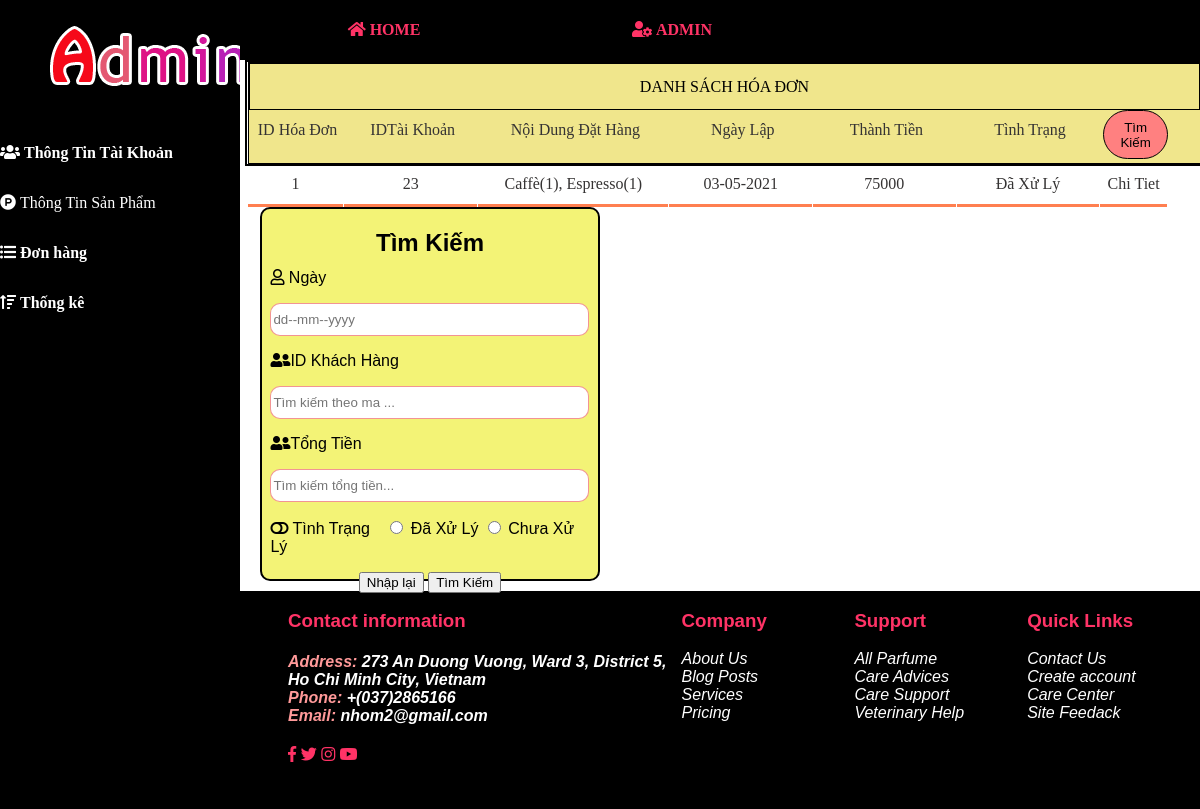
Screenshot of /Admin/index.php?act=ttdh&nut=tim with the database file from the repository.
### tables this page shows
CREATE TABLE `hoadon` (
  `idhd` int(10) NOT NULL,
  `matk` int(10) NOT NULL,
  `noidungdathang` varchar(255) NOT NULL,
  `ngaylap` varchar(100) NOT NULL,
  `thanhtien` varchar(100) NOT NULL,
  `tinhtrang` varchar(2) NOT NULL
);

### Admin/order/donhang.php (the view, shortened to what this page needs)
<link rel="stylesheet" href="indexcss.css">
<?php
$conn=mysqli_connect("localhost","root","","trasua");
$sql="select * from hoadon";
$result=mysqli_query($conn,$sql);
echo "<div style='border: #000 2px solid;margin-left:5px'>
<div class='table1'><div style='height: 45px;text-align:center;line-height:45px;border: #000 1px solid;'>DANH SÁCH HÓA ĐƠN</div>
<div class='table_dep2'style='height:50px;width:10%'>ID Hóa Đơn</div>
<div class='table_dep1'style='height:50px;width:14%'>IDTài Khoản</div>
<div class='table_dep2'style='height:50px;width:20%'>Nội Dung Đặt Hàng</div>
<div class='table_dep2'style='height:50px;width:15%'>Ngày Lập</div>
<div class='table_dep3'style='height:50px;width:15%'>Thành Tiền</div>
<div class='table_dep3'style='height:50px;width:15%'>Tình Trạng</div>
<div class='table_dep3'style='height:50px;width:7%'><a href='index.php?act=ttdh&nut=tim'><button> Tìm Kiếm</button></a></div>
</div>";
while ($row = mysqli_fetch_array($result)) {
    echo "<div class='table_dep1'style='height:40px;width:10%;border-bottom-style: solid;border-bottom-color: coral;'>".$row[0]."</div>";
   echo "<div class='table_dep1'style='height:40px;width:14%;border-bottom-style: solid;border-bottom-color: coral;'>".$row[1]."</div>";
   echo "<div class='table_dep1'style='height:40px;width:20%;border-bottom-style: solid;border-bottom-color: coral;'>".$row[2]."</div>";
   echo "<div class='table_dep2'style='height:40px;width:15%;border-bottom-style: solid;border-bottom-color: coral;'>".$row[3]."</div>";
   echo "<div class='table_dep2'style='height:40px;width:15%;border-bottom-style: solid;border-bottom-color: coral;'>".$row[4]."</div>";
   if($row[5]==1)
    echo "<div class='table_dep3'style='height:40px;width:15%;border-bottom-style: solid;border-bottom-color: coral;'>Đã Xử Lý</div>";
   else
    echo "<div class='table_dep3'style='height:40px;width:15%;border-bottom-style: solid;border-bottom-color: coral;'><a href='index.php?act=ttdh&xuli=".$row[0]."'>Chưa Xử Lý</a></div>";
    echo "<div class='table_dep3'style='height:40px;width:7%;border-bottom-style: solid;border-bottom-color: coral;'><a href='index.php?act=ttdh&chitiet=".$row[0]."'> Chi Tiet</a></div>";
}
echo "</div><div style='clear:both'></div>";
?>
<div style="height:auto;width:100%;">
    <?php
        if(isset($_GET['nut']))
        {
            include('order/timorder.php');
        }
    ?>
</div>

### Admin/indexcss.css (style rules this page uses)
.table1 { width: 100%; height: 100px; margin-left: 1px; background-color: khaki; color: #000; border: #000 1px solid; }
.table_dep2 { float: left; color:rgb(53, 51, 51); line-height:40px; margin-left: 1px; text-align: center; }
.table_dep1 { float: left; color:rgb(53, 51, 51); line-height:40px; margin-left: 1px; text-align: center; }
.table_dep3 { float: left; color:rgb(53, 51, 51); text-align: center; line-height:40px; margin-left: 1px; }
.table_dep3 button { width:98%; background:#FF8080; height: 98%; border:solid 1px #000; color:#000; border-radius: 40px; }
a { text-decoration: none; color:rgb(53, 51, 51); }

### rows the page displays
hoadon: idhd "1", matk "23", noidungdathang "Caffè(1), Espresso(1)", ngaylap "03-05-2021", thanhtien "75000", tinhtrang "Đã Xử Lý"
